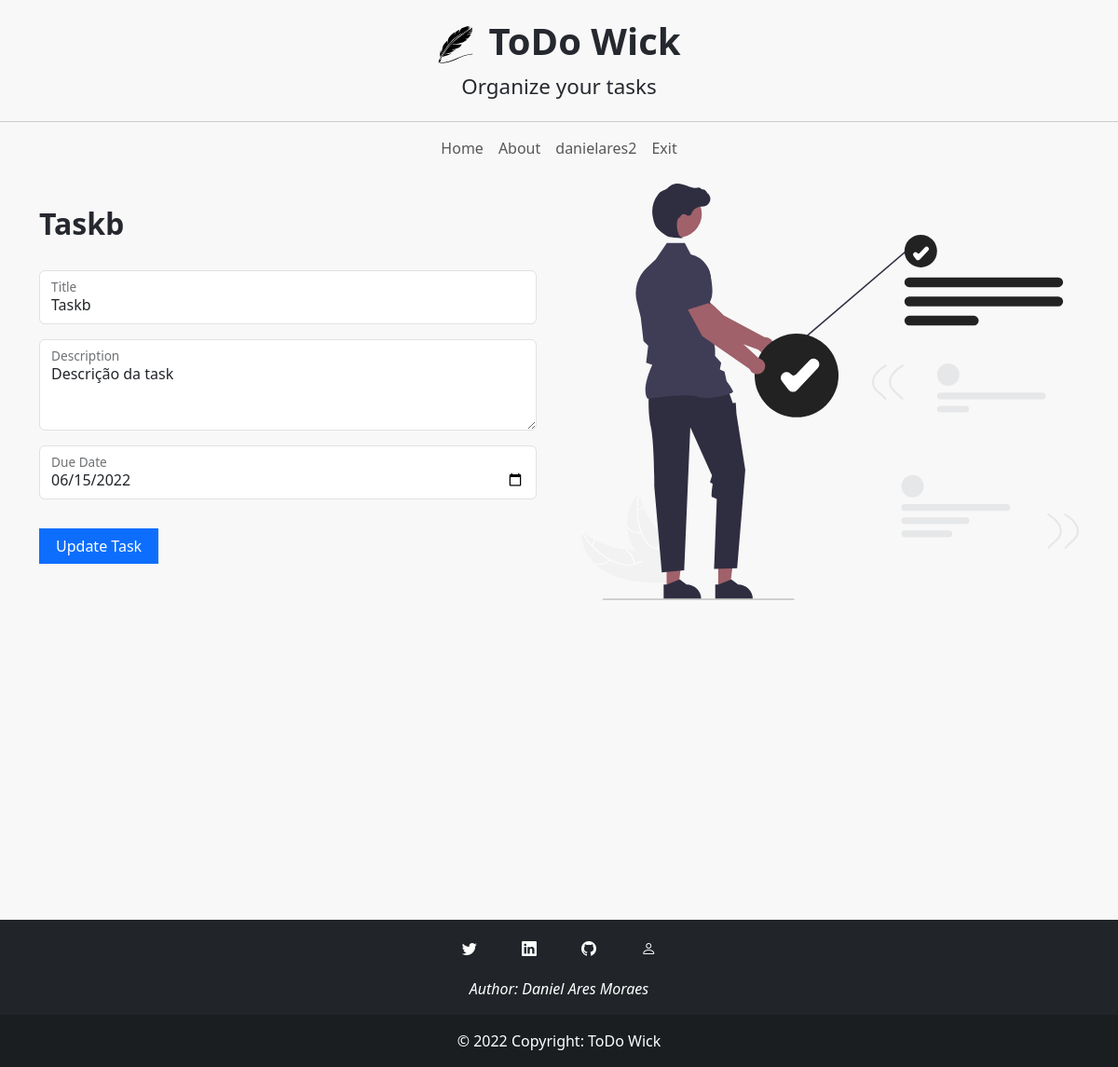
The page /my-task/32 (signed in) on the database its author committed.
### task/models.py (models this page shows, shortened)
class Task(models.Model):
    user = models.ForeignKey(User, on_delete= models.CASCADE, null=True, blank=True)
    title = models.CharField(max_length=100)
    description = models.CharField(max_length=250)
    creation_date = models.DateField(auto_now=True)
    due_date =models.DateField(blank=True, null=True)
    completed = models.BooleanField(default=False)
    lated = models.BooleanField(default=False)
    class Meta:
        order_with_respect_to = 'user'

### task/views.py (the view, shortened to what this page needs)
# urls.py: path('my-task/<int:task_id>', login_required(MyTaskView.as_view()), name='my-task'),
@method_decorator(login_required, name='dispatch')
class MyTaskView(TemplateView):
    template_name = 'task/my-task.html'
    def get_context_data(self, **kwargs):
        context = super().get_context_data(**kwargs)
        task_id = context['task_id']
        task = Task.objects.filter(id = task_id)
        task = task[0]
        context['task'] = task
        return context

### templates/task/my-task.html (shortened to what this page needs)
{% extends 'base.html' %}
{% load static %}
{% load bootstrap5 %}
{% block content %}
<div class="container min-vh-100">
    <div class="row align-items-center gx-5">
        <div class="col-md-6" id="add-task">
            <h2>{{task.title}}</h2>
            <form method="Post">
                <div class="form-floating mb-3">
                    <input name="title" type="title" id="title" class="form-control" value="{{task.title}}">
                    <label for="title" class="form-label">Title</label>
                </div>
                <div class="form-floating mb-3">
                    <textarea name="description" type="description" id="description" value="{{task.description}}"
                        class="form-control h-25" rows="3">{{task.description}}</textarea>
                    <label for="description" class="form-label">Description</label>
                </div>
                <div class="form-floating mb-3">
                    <input name="due_date" type="date" id="due_date"
                        class="form-control" value="{{task.due_date|safe}}">
                    <label for="due_date" class="form-label">Due Date</label>
                </div>
                <input type="submit" class="btn btn-primary" value="Update Task">
            </form>
        </div>
        <div class="col-md-6">
            <img src="{% static '/images/create_task.svg'%}" alt="Create Task" class="img-fluid">
        </div>
    </div>
</div>
{% endblock %}

### templates/base.html (shortened to what this page needs)
{% load static %}
{% load bootstrap5 %}
<!DOCTYPE html>
<html lang="en">
<head>
    {% bootstrap_css %}
    <link rel="stylesheet" href="https://cdn.jsdelivr.net/npm/bootstrap-icons@1.8.1/font/bootstrap-icons.css">
    <link rel="stylesheet" href="{% static '/css/styles.css' %}">
</head>
<body>
    <div class="container-fluid">
        <header class="row" id="header">
            <div id="logo-container">
                <img src="{% static '/images/logo.svg' %}" alt="Art" id="logo">
                <h1 class="title">ToDo Wick</h1>
            </div>
            <p>Organize your tasks</p>
        </header>
        <nav class="navbar navbar-expand-md navbar-light bg-faded">
            <div class="container-fluid">
                <div class="collapse navbar-collapse justify-content-end" id="navbar-links">
                    <ul class="navbar-nav mx-auto">
                        <li class="nav-item active text-center">
                            <a class="nav-link" href="{% url 'index' %}">Home</a>
                        </li>
                        <li class="nav-item active text-center">
                            <a class="nav-link" href="{% url 'about' %}">About</a>
                        </li>
                        {% if user.is_anonymous %}
                        <li class="nav-item text-center">
                            <a class="nav-link" href="{% url 'login' %}">Login</a>
                        </li>
                        <li class="nav-item text-center">
                            <a class="nav-link" href="{% url 'register' %}">SignUp</a>
                        </li>
                        {% else %}
                        <li class="nav-item text-center">
                            <a class="nav-link" href="#">{{user.username}}</a>
                        </li>
                        <li class="nav-item text-center">
                            <a class="nav-link" href="{% url 'logout' %}">Exit</a>
                        </li>
                        {% endif %}
                    </ul>
                </div>
            </div>
        </nav>
    </div>
    <main>
        {% block content %}
        {% endblock %}
        {% include 'footer.html' %}
    </main>
</body>
</html>

### static/css/styles.css (style rules this page uses)
body, html { color: #25282e; background-color: #f8f8f8; }
a, i { text-decoration: none; }
header h1 { font-weight: 900; }
header p { font-size: 1.4em; font-weight: 400; }
.btn { text-decoration: none; padding: 7px 18px; border: 0; border-radius: 0; }
#header { text-align: center; padding: 20px; border-bottom: 1px solid #ccc; }
#header p { margin-bottom: 0; }
#logo-container { display: flex; justify-content: center; }
#logo { width: 40px; margin-right: 15px; }
.btn.btn-primary, .btn.btn-danger, .btn.btn-success, .btn.btn-warning { width: 100%; margin-top: 15px; margin-bottom: 15px; }
@media (min-width: 786px) { .btn.btn-primary, .btn.btn-danger, .btn.btn-success, .btn.btn-warning { width: auto; } }
.row.align-items-center { align-content: center; height: 100%; padding: 10px 0; }
.col-md-6 h2 { font-weight: 900; margin-bottom: 30px; }

### rows shown on the page
Task: title "Taskb", description "Descrição da task", due_date "06/15/2022"

### other values the page prints
{{ user.username }} "danielares2"
